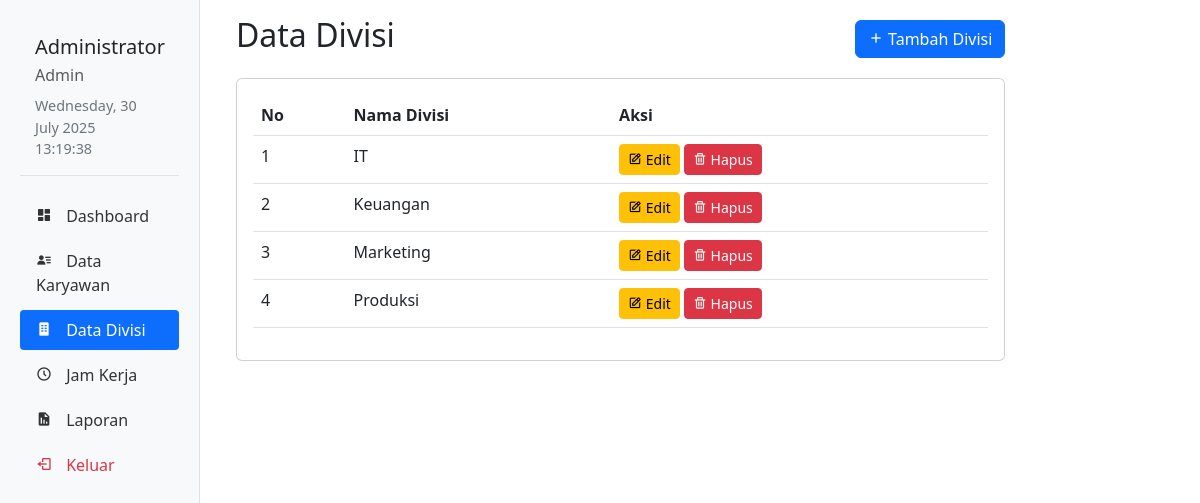
Screenshot of /ABSENSIKARYAWAN/admin/divisi.php (signed in) with the database file from the repository.
### tables this page shows
CREATE TABLE `divisi` (
  `id` int NOT NULL,
  `nama_divisi` varchar(100) NOT NULL
);

### ABSENSIKARYAWAN/admin/divisi.php (the view, shortened to what this page needs)
<?php
require_once '../config/database.php';
$query = "SELECT * FROM divisi ORDER BY nama_divisi ASC";
$result = mysqli_query($conn, $query);
?>
<?php include '../includes/header_admin.php'; ?>
<div class="col-md-9 col-lg-10 py-3">
    <div class="container">
        <div class="d-flex justify-content-between align-items-center mb-3">
            <h2>Data Divisi</h2>
            <button type="button" class="btn btn-primary" data-bs-toggle="modal" data-bs-target="#modalTambah">
                <i class='bx bx-plus'></i> Tambah Divisi
            </button>
        </div>
        <div class="card">
            <div class="card-body">
                <div class="table-responsive">
                    <table class="table table-hover">
                        <thead>
                            <tr>
                                <th>No</th>
                                <th>Nama Divisi</th>
                                <th>Aksi</th>
                            </tr>
                        </thead>
                        <tbody>
                            <?php
                            $no = 1;
                            while ($row = mysqli_fetch_assoc($result)):
                            ?>
                            <tr>
                                <td><?= $no++ ?></td>
                                <td><?= $row['nama_divisi'] ?></td>
                                <td>
                                    <button type="button" class="btn btn-sm btn-warning"
                                            data-bs-toggle="modal"
                                            data-bs-target="#modalEdit<?= $row['id'] ?>">
                                        <i class='bx bx-edit'></i> Edit
                                    </button>
                                    <button type="button" class="btn btn-sm btn-danger"
                                            data-bs-toggle="modal"
                                            data-bs-target="#modalHapus<?= $row['id'] ?>">
                                        <i class='bx bx-trash'></i> Hapus
                                    </button>
                                </td>
                            </tr>
                            <?php endwhile; ?>
                        </tbody>
                    </table>
                </div>
            </div>
        </div>
    </div>
</div>

### rows the page displays
divisi: nama_divisi "IT"
divisi: nama_divisi "Keuangan"
divisi: nama_divisi "Marketing"
divisi: nama_divisi "Produksi"

### other values shown
$_SESSION['nama'] "Admin"
